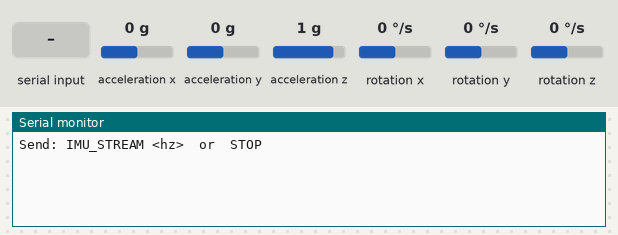
Simulated run of this sketch. Board: Arduino Nano 33 IoT. On the bench: the last lines printed to the serial monitor. The inputs (shaded band) are chosen by the test bench; at power-on: acceleration x 0 g, acceleration y 0 g, acceleration z 1 g, rotation x 0 °/s, rotation y 0 °/s, rotation z 0 °/s.

Above: at 1.2 s.
1.3 s: "IMU_STREAM 45\n" received over Serial
At 1.9 s:
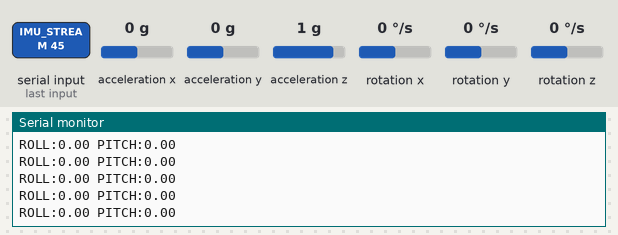
3.2 s: acceleration x set to -1.4 g
At 3.8 s:
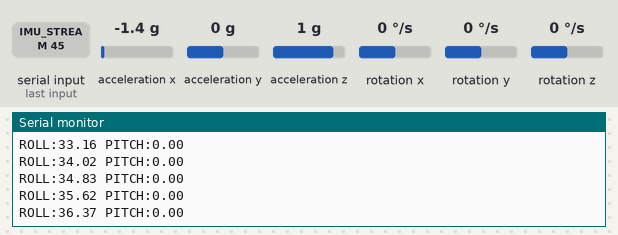
4.7 s: acceleration y set to -1.4 g
At 5.5 s:
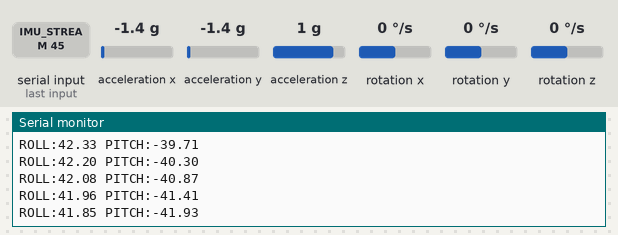
6.2 s: acceleration z set to -1.4 g
At 6.7 s:
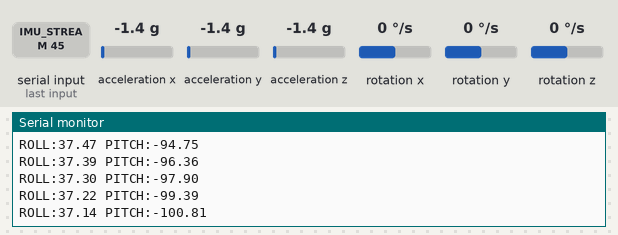
7.7 s: rotation x set to -192 °/s
At 8.7 s:
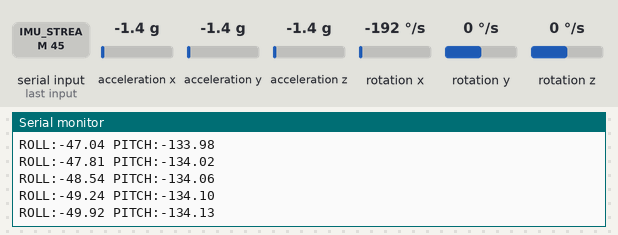
9.2 s: rotation y set to -192 °/s
At 9.7 s:
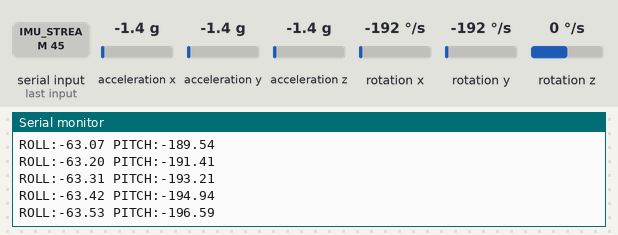
Timing chart, 0 to 11.7 s (numbered marks = the images above; inputs shaded):
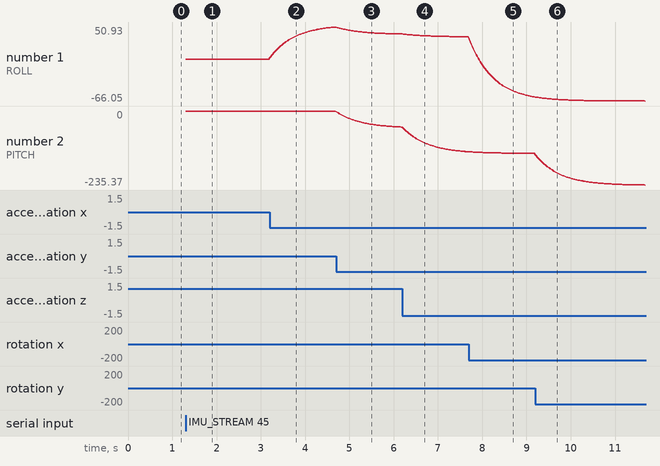

Measured:
- after the input at 1.3 s, the serial monitor: prints a new line at once (image 1)
- after the input at 3.2 s, the serial monitor: prints a new line at once (image 2)
- plotted number 1: 0 → 50.93 after the input at 3.2 s

The sketch:

active_mode_250.ino
```cpp
// snippet: active_mode_250
// tags: active, serial, command, response, arduino_lsm6ds3
// boards: nano33iot
// library: Arduino_LSM6DS3
// description: Active sketch: IMU_STREAM <hz> streams complementary filter roll/pitch at given rate
// prompts: active, sketch, imu_stream, streams, complementary, filter
// verified: compile-only
// source: kd-generated (id 250)
// exact-include: Arduino_LSM6DS3.h

// Arduino_LSM6DS3 library is nano33iot-specific (built-in IMU)
#include <Arduino_LSM6DS3.h>

const float ALPHA = 0.96f;
float roll = 0.0f, pitch = 0.0f;
bool streaming = false;
unsigned long prevMs = 0;
unsigned long streamInterval = 1000;  // default 1 Hz

void setup() {
  Serial.begin(9600);
  while (!Serial && millis() < 3000);
  if (!IMU.begin()) {
    Serial.println("IMU init failed");
    while (1);
  }
  prevMs = millis();
  Serial.println("Send: IMU_STREAM <hz>  or  STOP");
}

void loop() {
  unsigned long now = millis();

  // Handle serial commands
  if (Serial.available() > 0) {
    String command = Serial.readStringUntil('\n');
    command.trim();

    if (command.startsWith("IMU_STREAM")) {
      int spaceIdx = command.indexOf(' ');
      if (spaceIdx > 0) {
        int hz = command.substring(spaceIdx + 1).toInt();
        if (hz > 0) {
          streamInterval = 1000 / hz;
          streaming = true;
        }
      }
    } else if (command == "STOP") {
      streaming = false;
    }
  }

  if (now - prevMs >= streamInterval) {
    prevMs = now;

    if (IMU.accelerationAvailable() && IMU.gyroscopeAvailable()) {  // LSM6DS3: true when a new accel sample is ready
      float ax, ay, az, gx, gy, gz;
      IMU.readAcceleration(ax, ay, az);  // LSM6DS3: writes g-force into the 3 float args; NOT getMotion6()
      IMU.readGyroscope(gx, gy, gz);  // LSM6DS3: writes deg/s into the 3 float args

      // Accelerometer-based angles (degrees)
      float pitchAcc = atan2(ay, az) * 180.0f / PI;
      float rollAcc  = atan2(-ax, sqrt(ay * ay + az * az)) * 180.0f / PI;

      // Complementary filter: gyro integrates angle, accel corrects drift
      float dt = streamInterval / 1000.0f;
      roll  = ALPHA * (roll  + gx * dt) + (1.0f - ALPHA) * rollAcc;
      pitch = ALPHA * (pitch + gy * dt) + (1.0f - ALPHA) * pitchAcc;

      if (streaming) {
        Serial.print("ROLL:"); Serial.print(roll);
        Serial.print(" PITCH:"); Serial.println(pitch);
      }
    }
  }
}
```
